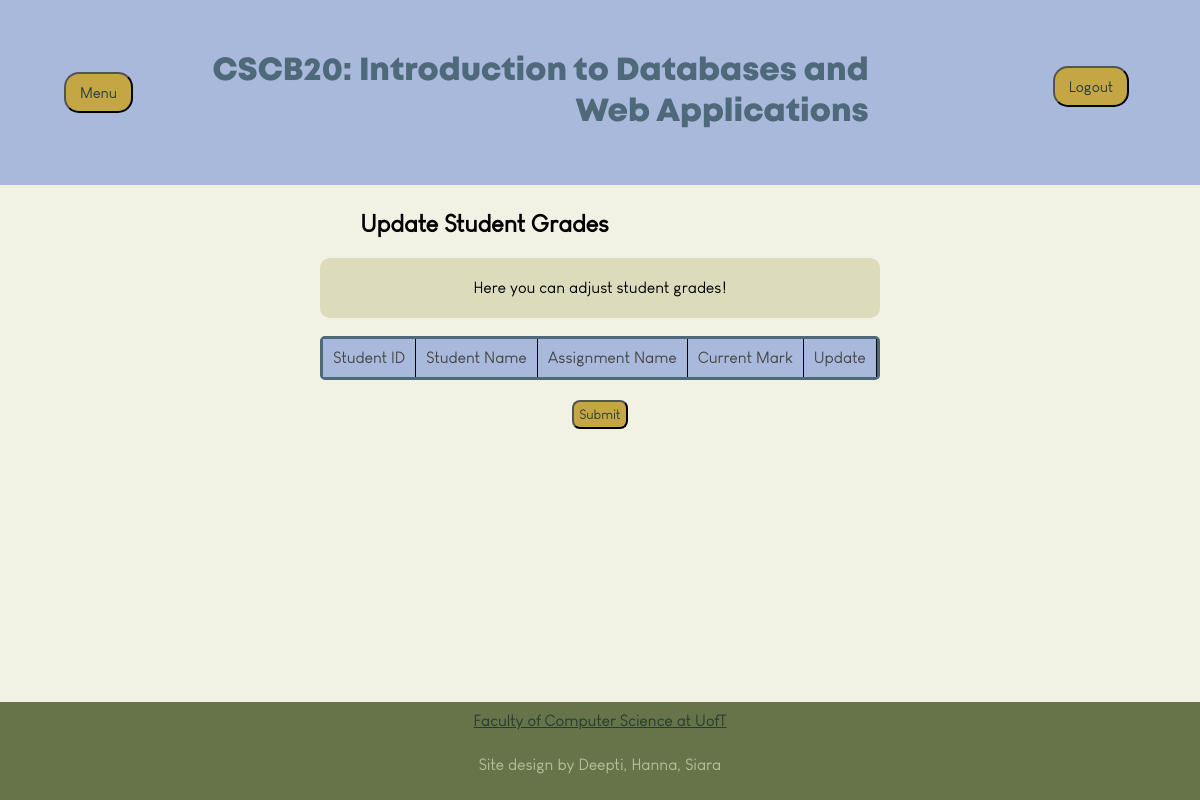
The app's page /updatestudentgrades, older data.
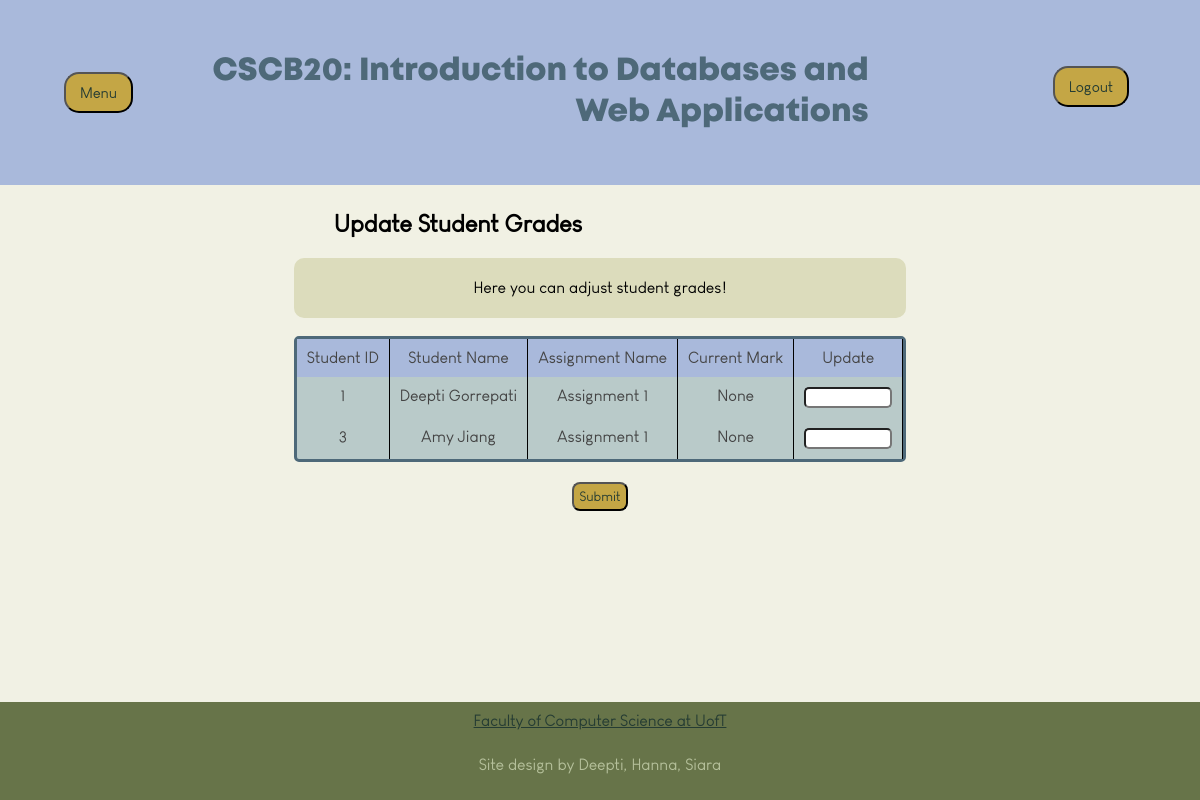
The same page, newer data.
### app.py (models this page shows)
class AssessmentsStudent(db.Model):
    __tablename__ = 'student_assessments'
    user_id = db.Column(db.Integer, ForeignKey('users.user_id'), primary_key=True)
    assessment_id = db.Column(db.Integer, ForeignKey('assessments.assessment_id'), primary_key=True)
    remark_id = db.Column(db.Integer, ForeignKey('remarkrequests.remark_id'))
    marks = db.Column(db.Integer, nullable=True)
    student_to_assess = relationship("User", backref="student_assessments")
    assess_to_student = relationship("Assessment", backref="student_assessments")
    remark_to_student = relationship("RemarkRequests", backref="student_assessments")

class User(db.Model):
    __tablename__ = 'users'
    user_id = db.Column(db.Integer, primary_key=True, autoincrement=True)
    username = db.Column(db.String(100), nullable=False, unique=True)
    email = db.Column(db.String(100), nullable=False, unique=True)
    password = db.Column(db.String(100), nullable=False)
    first_name = Column(db.String(100))
    last_name = Column(db.String(100))
    user_type = Column(db.Integer, nullable=False)
    instr_feedback = relationship("Feedback", back_populates="instr_to_feedback")

class Assessment(db.Model):
    __tablename__ = 'assessments'
    assessment_id = db.Column(db.Integer, primary_key=True)
    name = db.Column(db.String, nullable=False)
    type = db.Column(db.String, nullable=False)
    details = db.Column(db.String)
    instructor_id = db.Column(db.Integer, ForeignKey('users.user_id'), nullable=False)

### app.py (the view, shortened to what this page needs)
@app.route('/updatestudentgrades', methods=['GET', 'POST'])
def updatestudentgrades():
    username = session.get('name')
    user = User.query.filter_by(username=username).first()
    assessments = Assessment.query.all()
    students = User.query.filter_by(user_type=0).all()
    for assessment in assessments:
        for student in students:
            existing_assignment = AssessmentsStudent.query.filter_by(
                user_id=student.user_id,
                assessment_id=assessment.assessment_id
            ).first()  # Check if the student is assigned to this assessment
    assignments = AssessmentsStudent.query.all()
    assignments = db.session.query(AssessmentsStudent).join(User, User.user_id == AssessmentsStudent.user_id).join(Assessment, Assessment.assessment_id == AssessmentsStudent.assessment_id).all()
    return render_template('updatestudentgrades.html', user=user, assignments=assignments)

### templates/updatestudentgrades.html (shortened to what this page needs)
<!DOCTYPE html>
<html>
    <head>
        <link rel="stylesheet" href="{{ url_for('static', filename='index.css') }}">
    </head>
    <body>
        <header class="header">
            <div class="dropdown">
                <button class="dropbutton">Menu</button>
            </div>
            <h1 class="headertext">CSCB20: Introduction to Databases and Web Applications</h1>
            <form method="POST" action="{{ url_for('logout') }}">
                <div class="logout">
                    <button type="submit" class = "dropbutton" name="logout"
                    style=" align-self:center; float:left;">Logout</button>
                </div>
            </form>
        </header>
        <main class="content">
            <h2>Update Student Grades</h2>
            <div style="padding: 5px 1px; margin: auto; text-align: center;" class="homeblurbs">
                <p>Here you can adjust student grades!</p>
            </div> <br>
            <form method='POST'>
                <div class="viewanonfeedbackgrid">
                    <div class="cellheader">Student ID</div>
                    <div class="cellheader">Student Name</div>
                    <div class="cellheader">Assignment Name</div>
                    <div class="cellheader">Current Mark</div>
                    <div class="cellheader">Update</div>
                    {% for assignment in assignments %}
                    <div class="cell">{{ assignment.user_id }}</div>
                    <div class="cell">{{ assignment.student_to_assess.first_name + " " +  assignment.student_to_assess.last_name}}</div>
                    <div class="cell">{{ assignment.assess_to_student.name }}</div>
                    <div class="cell">{{ assignment.marks }}</div>
                    <div class="cell">
                        <input type="number" name="reviewed_{{ assignment.assessment_id }}" value="{{ assignment.marks }}" style="border-radius: 5px; width: 80px; color: #202E32;">
                    </div>
                    {% endfor %}
                </div>
                <div class="btn-group" style='padding-top: 20px'>
                    <button class="button" type="submit" style="padding: 5px">Submit</button>
                </div>
            </form>
        </main>
        <footer class="footer">
                <div>
                    <a class="link" href="https://www.utsc.utoronto.ca/cms/computer-science" target="_blank" rel="noopener noreferrer">Faculty of Computer Science at UofT</a>
                </div>
                <p>Site design by Deepti, Hanna, Siara</p>
        </footer>
</body>
</html>

Row changes from the older to the newer data that the page shows:
added AssessmentsStudent: user_id "1", student_to_assess "Deepti Gorrepati", assess_to_student.name "Assignment 1", marks "None"
added AssessmentsStudent: user_id "3", student_to_assess "Amy Jiang", assess_to_student.name "Assignment 1", marks "None"
